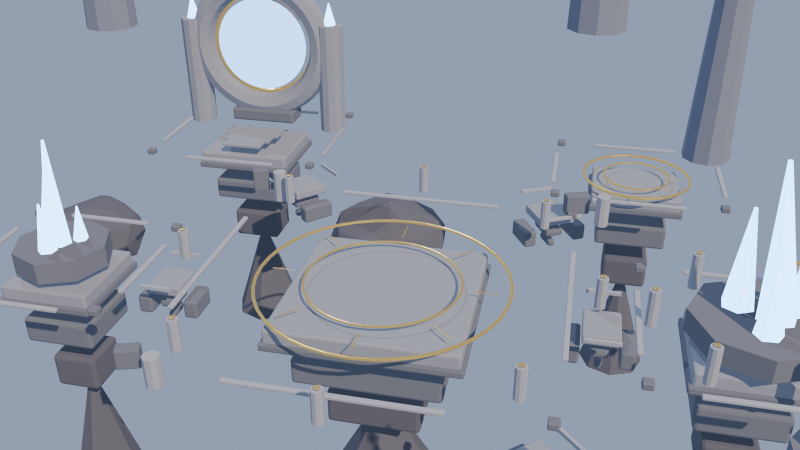
#> input picture artifacts/blender/aether-citadel-render.png, 1600 x 900 px, found by its file name (shown at 1/2 size); its folder holds only this picture in this run
$ python -i import_art.py   (imports and definitions only)
#> lines starting #> are read from the running program, lines starting #| are printed output that depends on the picture
#> in import_one, source is the input picture: PIL image 1600x900 RGBA; mean R, G, B, A 142.9, 151.1, 164.8, 255
#!/usr/bin/env python3
"""Importa arte descargado (Gemini, DALL-E, etc.) al formato que espera el juego.

Uso:
    1. Guarda las imágenes en tools/art-inbox/ con el id de la carta como nombre.
       Ejemplo: tools/art-inbox/verdania-guardiana-raices.png
       Sirve cualquier formato que abra Pillow: png, jpg, jpeg, webp.
    2. Ejecuta:  python tools/import_art.py
    3. El script recorta al centro, escala a 640x640, guarda el WebP definitivo
       y crea el SVG de respaldo que exigen los tests.

Requiere Pillow:  pip install pillow
"""

from __future__ import annotations

import os
import sys

try:
    from PIL import Image
except ImportError:
    print("Falta Pillow. Instálalo con:  pip install pillow")
    sys.exit(1)

ROOT = os.path.abspath(os.path.join(os.path.dirname(os.path.abspath(__file__)), ".."))
INBOX = os.path.join(ROOT, "tools", "art-inbox")
ART_DIR = os.path.join(ROOT, "public", "assets", "cards", "art")
# Versión SIN recortar de cada ilustración, para ArtViewer/IllustrationsPage:
# el recorte cuadrado de `square_crop` (necesario para el marco de la carta)
# se come sistemáticamente los bordes de las imágenes generadas en formato
# retrato/paisaje — lo confirmó el usuario viendo una imagen recortada por
# arriba y por abajo. La sección de "solo arte" necesita la imagen completa.
ART_FULL_DIR = os.path.join(ROOT, "public", "assets", "cards", "art-full")
TARGET = 640
QUALITY = 82
FULL_MAX_EDGE = 1280
FULL_QUALITY = 85
SOURCE_EXTENSIONS = (".png", ".jpg", ".jpeg", ".webp")
# [1 line not run here, left out]

# Color del SVG de respaldo por facción. Los ids que no aparezcan aquí usan el
# gris neutro: el respaldo solo se ve si el WebP no carga.
FACTION_COLORS = {
    "fury": "#b72d20",
    "arcane": "#2356a8",
    "nature": "#39753a",
    "order": "#d8caa4",
    "shadow": "#261d2d",
    "void": "#59327d",
    "duna": "#c9a86a",
    "samsara": "#e08a2c",
    "jade": "#b8322c",
    "sol": "#2fbfae",
    "anunna": "#b5714a",
    "fimbul": "#5a5f66",
    "olimpo": "#cf9b3f",
    "marea": "#2f8fb5",
    "forja": "#b0763a",
    "enjambre": "#7ba33c",
}

# Facción de cada id conocido que aún no vive en una carta del catálogo.
# Sin esta tabla, el SVG de respaldo se decide adivinando por palabras del id, y
# nombres como «mausoleo-hambriento» o «faro-de-la-fractura» no se parecen a
# ninguna de ellas: acababan todos con el rojo de Furia por defecto.
COMMANDER_FACTIONS = {
    "kaela-corazon-caldera": "fury",
    "oriel-custodio-septima-runa": "arcane",
    "verdania-guardiana-raices": "nature",
    "asterin-protector-luz": "order",
    "malachar-reidor-sombra": "shadow",
    "nyxaris-heraldo-vacio": "void",
    # --- Segunda oleada (NEX-02 «Fractura»): comandantes alternativos ---
    "borran-yunque-vivo": "fury",
    "sialu-lengua-de-hielo": "arcane",
    "marnak-raiz-profunda": "nature",
    "veyra-espada-consagrada": "order",
    "oren-el-tercer-luto": "shadow",
    "zeph-sin-orilla": "void",
    # --- Segunda oleada: las 24 cartas ---
    "coloso-de-escoria": "fury",
    "lanza-de-obsidiana": "fury",
    "pira-de-los-caidos": "fury",
    "heraldo-de-la-ruina": "fury",
    "custodio-del-solsticio": "arcane",
    "silencio-prismatico": "arcane",
    "garza-de-escarcha": "arcane",
    "biblioteca-sumergida": "arcane",
    "ancestro-del-bosque": "nature",
    "manada-en-celo": "nature",
    "corazon-del-manantial": "nature",
    "guardabosques-tenaz": "nature",
    "arcangel-del-veredicto": "order",
    "muro-de-plegarias": "order",
    "sentencia-solar": "order",
    "escudera-del-alba": "order",
    "senora-de-la-mortaja": "shadow",
    "diezmo-de-sangre": "shadow",
    # La ñ del documento se acepta tal cual y también sin ella: según la
    # herramienta que genere el archivo, el nombre puede llegar de las dos
    # formas y no vale la pena que eso decida el color del respaldo.
    "carroñero-del-osario": "shadow",
    "carronero-del-osario": "shadow",
    "mausoleo-hambriento": "shadow",
    "arquitecta-del-vacio": "void",
    "salto-de-umbral": "void",
    "faro-de-la-fractura": "void",
    "devorador-de-ecos": "void",
    # --- Facción Duna (NEX-03 «El Tribunal de Arena») ---
    "khaeris-la-balanza": "duna",
    "fuente-duna": "duna",
    "escriba-del-tribunal": "duna",
    "lancero-de-arena": "duna",
    "chacal-guardian": "duna",
    "portadora-de-ofrendas": "duna",
    "embalsamador": "duna",
    "guardiana-de-la-tumba": "duna",
    "sacerdote-solar": "duna",
    "momia-funcionaria": "duna",
    "arquera-del-nilo": "duna",
    "escorpion-de-basalto": "duna",
    "heraldo-con-cabeza-de-ibis": "duna",
    "coloso-de-la-necropolis": "duna",
    "devoradora-del-inframundo": "duna",
    "visir-de-la-arena": "duna",
    "leon-de-la-sequia": "duna",
    "plegaria-al-sol": "duna",
    "tormenta-de-arena": "duna",
    "balanza-de-maat": "duna",
    "vendaje-ritual": "duna",
    "crecida-del-rio": "duna",
    "maldicion-del-sello": "duna",
    "juicio-de-los-cuarenta-y-dos": "duna",
    "oro-de-la-camara": "duna",
    "eclipse": "duna",
    "obelisco": "duna",
    "mesa-de-ofrendas": "duna",
    "pozo-escalonado": "duna",
    "puerta-sellada": "duna",
    "templo-del-veredicto": "duna",
    "necropolis": "duna",
}


# Facción de cada subcarpeta de art-inbox. Es la vía preferente y la que se
# usa con las facciones nuevas: mantener a mano una tabla de 250 ids no se
# sostiene, y el nombre de la carpeta ya lo dice sin ambigüedad.
FOLDER_FACTIONS = {
    "faccion-samsara": "samsara",
    "faccion-jade": "jade",
    "faccion-quinto-sol": "sol",
    "faccion-annuan": "anunna",
    "faccion-anunna": "anunna",
    "faccion-fimbul": "fimbul",
    "faccion-olimpo": "olimpo",
    "faccion-marea": "marea",
    "faccion-forja": "forja",
    "faccion-enjambre": "enjambre",
    "faccion-duna": "duna",
    "faccion-bestias": "bestiario",
    "faccion-plaga": "plaga",
}


def faction_for(card_id: str, folder: str = "") -> str:
    """Deduce la facción, para elegir el color del respaldo.

    Manda la subcarpeta si la imagen viene dentro de una; si no, se recurre a
    la tabla de ids conocidos y, en último término, a adivinar por palabras.
    """
    if folder in FOLDER_FACTIONS:
        return FOLDER_FACTIONS[folder]
    if card_id in COMMANDER_FACTIONS:
        return COMMANDER_FACTIONS[card_id]
    for faction, keywords in (
        ("nature", ("naturaleza", "bosque", "ciervo", "lobo", "oso", "elfo", "centauro", "arboleda", "crecimiento")),
        ("order", ("orden", "celestial", "angel", "paladin", "clerigo", "grifo", "pegaso", "aguila", "divino")),
        ("shadow", ("sombra", "espectro", "esqueleto", "nigromante", "vampiro", "pesadilla", "murcielago", "maldicion")),
        ("void", ("vacio", "caos", "abisal", "abismal", "entropico", "paradoja", "aniquilacion", "quimera", "basilisco")),
        ("arcane", ("arcan", "escarcha", "glacial", "cristal", "prisma", "azur", "runic", "cronomante", "astral")),
        ("fury", ("furia", "brasa", "magma", "caldera", "ceniza", "volcanic", "ignivoro", "carmesi", "fenix")),
    ):
        if any(keyword in card_id for keyword in keywords):
            return faction
    return "fury"


def square_crop(image: Image.Image) -> Image.Image:
    """Recorta al cuadrado más grande centrado, sin deformar la imagen."""
    width, height = image.size
#> width = 1600; height = 900
    if width == height:
        return image
    side = min(width, height)
#> side = 900
    left = (width - side) // 2
#> left = 350
    top = (height - side) // 2
#> top = 0
    return image.crop((left, top, left + side, top + side))
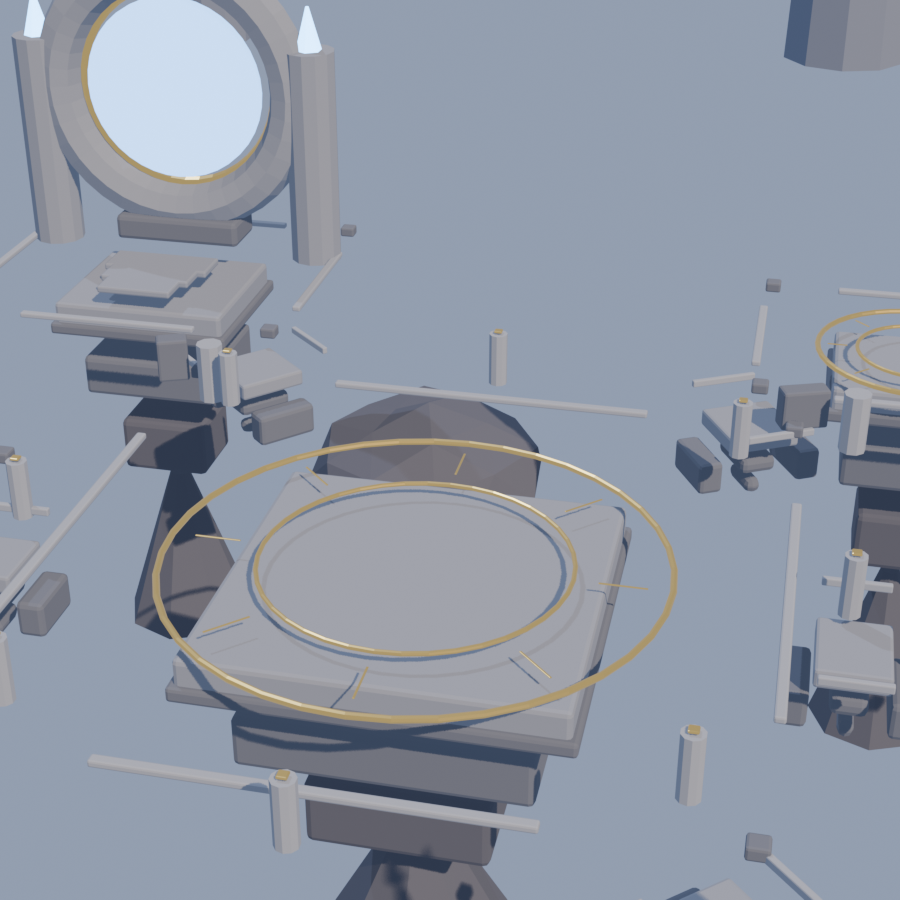
#> returned value: PIL image 900x900 RGB; mean R, G, B 143.7, 151.3, 164.3


def write_svg_fallback(card_id: str, folder: str = "") -> None:
    color = FACTION_COLORS.get(faction_for(card_id, folder), "#3a3a3a")
    svg = (
        '<svg viewBox="0 0 400 500" xmlns="http://www.w3.org/2000/svg">\n'
        f'  <rect width="400" height="500" fill="{color}"/>\n'
        f'  <circle cx="200" cy="200" r="80" fill="{color}" opacity="0.5"/>\n'
        '  <text x="200" y="450" font-size="20" font-weight="bold" '
        f'text-anchor="middle" fill="white">{card_id}</text>\n'
        "</svg>\n"
    )
    with open(os.path.join(ART_DIR, f"{card_id}.svg"), "w", encoding="utf-8") as handle:
        handle.write(svg)


def full_resize(image: Image.Image) -> Image.Image:
    """Reduce si hace falta, pero SIN recortar: conserva el encuadre original."""
    width, height = image.size
#> width = 1600; height = 900
    longest = max(width, height)
#> longest = 1600
    if longest <= FULL_MAX_EDGE:
        return image
    scale = FULL_MAX_EDGE / longest
#> scale = 0.8
    return image.resize((round(width * scale), round(height * scale)), Image.Resampling.LANCZOS)
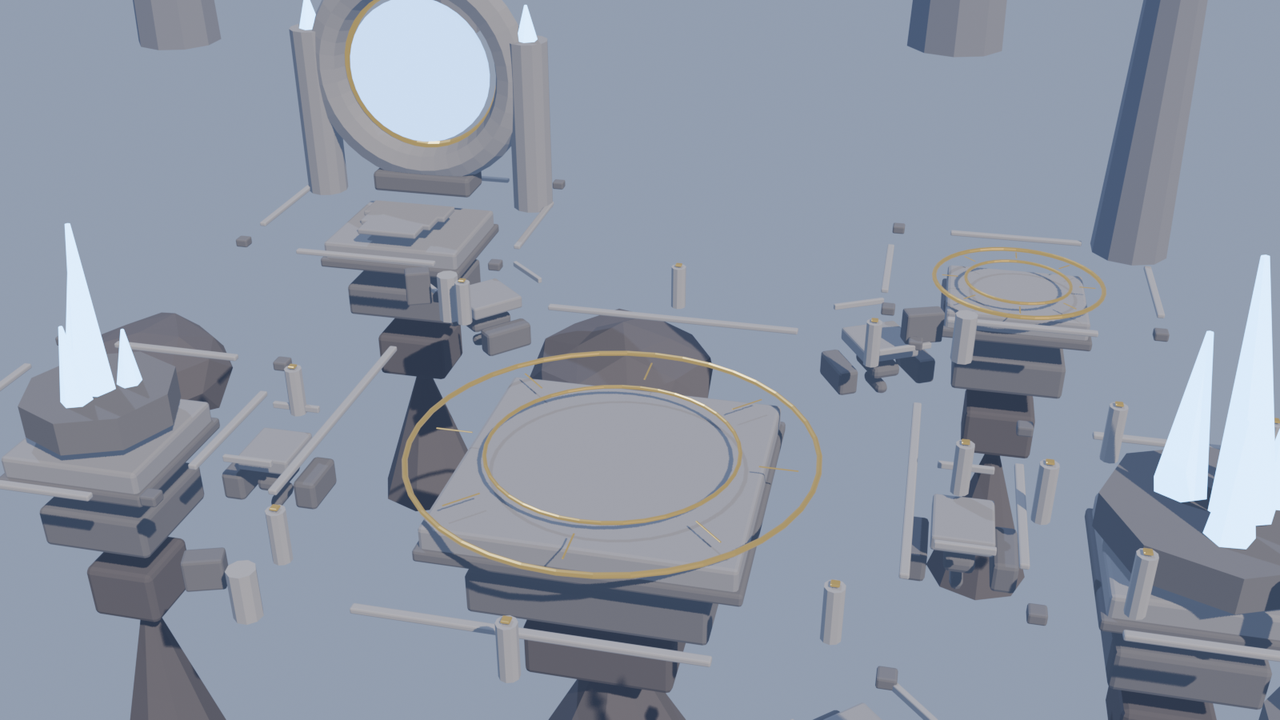
#> returned value: PIL image 1280x720 RGB; mean R, G, B 142.9, 151.1, 164.8


def import_one(relative: str) -> int:
    folder, filename = os.path.split(relative)
    card_id, _ = os.path.splitext(filename)
    with Image.open(os.path.join(INBOX, relative)) as source:
        rgb = source.convert("RGB")
        image = square_crop(rgb)
        image = image.resize((TARGET, TARGET), Image.Resampling.LANCZOS)
        webp_path = os.path.join(ART_DIR, f"{card_id}.webp")
        image.save(webp_path, "WebP", quality=QUALITY)

        full_path = os.path.join(ART_FULL_DIR, f"{card_id}.webp")
        full_resize(rgb).save(full_path, "WebP", quality=FULL_QUALITY)
    write_svg_fallback(card_id, folder)
    return os.path.getsize(webp_path)


def main() -> None:
    if not os.path.isdir(INBOX):
        os.makedirs(INBOX, exist_ok=True)
        print(f"Creada la carpeta {INBOX}")
        print("Deja ahí las imágenes con el id de la carta como nombre y vuelve a ejecutar.")
        return

    # Raíz y subcarpetas: el arte llega organizado por facción, y meter 250
    # imágenes sueltas en un mismo directorio no hay quien lo revise.
    sources = sorted(
        name for name in os.listdir(INBOX)
        if name.lower().endswith(SOURCE_EXTENSIONS)
    )
    for folder in sorted(os.listdir(INBOX)):
        ruta = os.path.join(INBOX, folder)
        if not os.path.isdir(ruta) or folder not in FOLDER_FACTIONS:
            continue
        sources += [
            os.path.join(folder, name)
            for name in sorted(os.listdir(ruta))
            if name.lower().endswith(SOURCE_EXTENSIONS)
        ]
    if not sources:
        print(f"No hay imágenes en {INBOX}")
        print("Formatos admitidos: " + ", ".join(SOURCE_EXTENSIONS))
        return

    total = 0
    for filename in sources:
        try:
            size = import_one(filename)
        except Exception as error:  # noqa: BLE001
            print(f"ART_ERROR {filename}: {error}")
            sys.exit(1)
        total += size
        print(f"ART_OK {os.path.splitext(os.path.basename(filename))[0]} {size // 1024}KB")

    print(f"ART_DONE files={len(sources)} total_kb={total // 1024}")
    print("Revisa el resultado con:  npm test")


# [2 lines not run here, left out]

>>> result = import_one('../artifacts/blender/aether-citadel-render.png')
